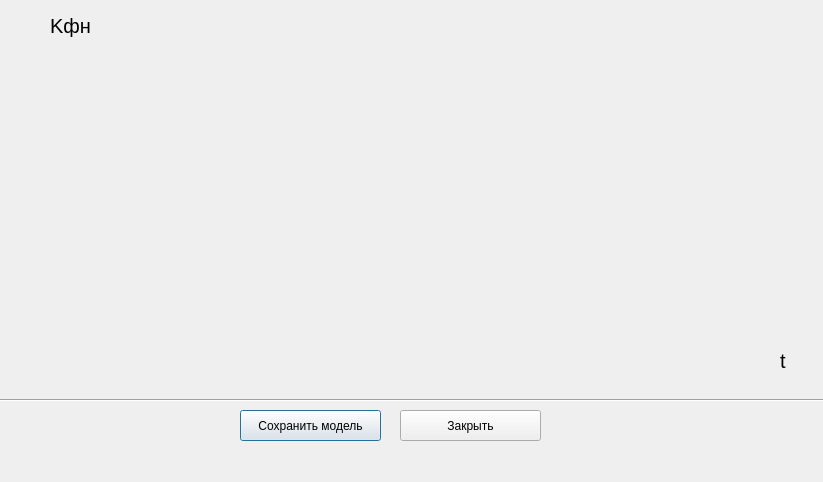
<?xml version="1.0" encoding="UTF-8"?>
<ui version="4.0">
 <class>KSAGraphicDialog</class>
 <widget class="QDialog" name="KSAGraphicDialog">
  <property name="geometry">
   <rect>
    <x>0</x>
    <y>0</y>
    <width>823</width>
    <height>482</height>
   </rect>
  </property>
  <property name="windowTitle">
   <string>Dialog</string>
  </property>
  <widget class="QCustomPlot" name="PksaGraphic" native="true">
   <property name="geometry">
    <rect>
     <x>10</x>
     <y>10</y>
     <width>801</width>
     <height>371</height>
    </rect>
   </property>
   <widget class="QLabel" name="label">
    <property name="geometry">
     <rect>
      <x>40</x>
      <y>0</y>
      <width>51</width>
      <height>31</height>
     </rect>
    </property>
    <property name="font">
     <font>
      <pointsize>15</pointsize>
     </font>
    </property>
    <property name="text">
     <string>Kфн</string>
    </property>
   </widget>
   <widget class="QLabel" name="label_2">
    <property name="geometry">
     <rect>
      <x>770</x>
      <y>340</y>
      <width>16</width>
      <height>21</height>
     </rect>
    </property>
    <property name="font">
     <font>
      <pointsize>15</pointsize>
     </font>
    </property>
    <property name="text">
     <string>t</string>
    </property>
   </widget>
  </widget>
  <widget class="QPushButton" name="SaveModelButton">
   <property name="geometry">
    <rect>
     <x>240</x>
     <y>410</y>
     <width>141</width>
     <height>31</height>
    </rect>
   </property>
   <property name="text">
    <string>Сохранить модель</string>
   </property>
  </widget>
  <widget class="QPushButton" name="closeButton">
   <property name="geometry">
    <rect>
     <x>400</x>
     <y>410</y>
     <width>141</width>
     <height>31</height>
    </rect>
   </property>
   <property name="text">
    <string>Закрыть</string>
   </property>
  </widget>
  <widget class="Line" name="line">
   <property name="geometry">
    <rect>
     <x>-23</x>
     <y>390</y>
     <width>851</width>
     <height>20</height>
    </rect>
   </property>
   <property name="orientation">
    <enum>Qt::Horizontal</enum>
   </property>
  </widget>
 </widget>
 <customwidgets>
  <customwidget>
   <class>QCustomPlot</class>
   <extends>QWidget</extends>
   <header location="global">qcustomplot.h</header>
   <container>1</container>
  </customwidget>
 </customwidgets>
 <resources/>
 <connections>
  <connection>
   <sender>closeButton</sender>
   <signal>clicked()</signal>
   <receiver>KSAGraphicDialog</receiver>
   <slot>accept()</slot>
   <hints>
    <hint type="sourcelabel">
     <x>458</x>
     <y>427</y>
    </hint>
    <hint type="destinationlabel">
     <x>563</x>
     <y>455</y>
    </hint>
   </hints>
  </connection>
 </connections>
</ui>
